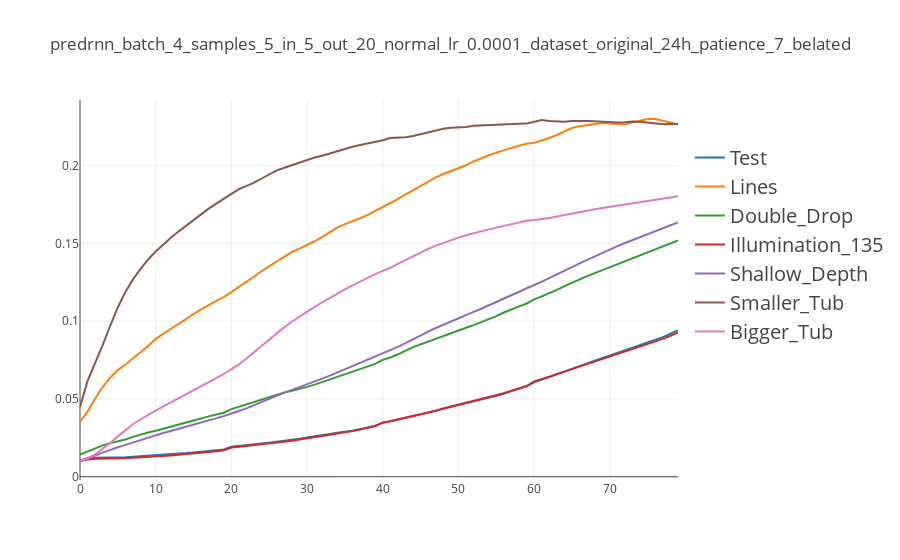

Notebook cell for this chart:
### Code cell
exp = best_exps_per_model[model][2]

traces = []
for ts in test_sets:
    evaluators = testset_exp_eval[ts]
    ev = evaluators[exp]
    x = ev['frame']
    y = ev['error']
    traces.append(go.Scatter(x=x, y=y, name=ts))

layout = dict(legend=dict(y=0.9, font=dict( size=20)), title=exp)

ff = plotly.offline.iplot({"data": traces, "layout": layout })
